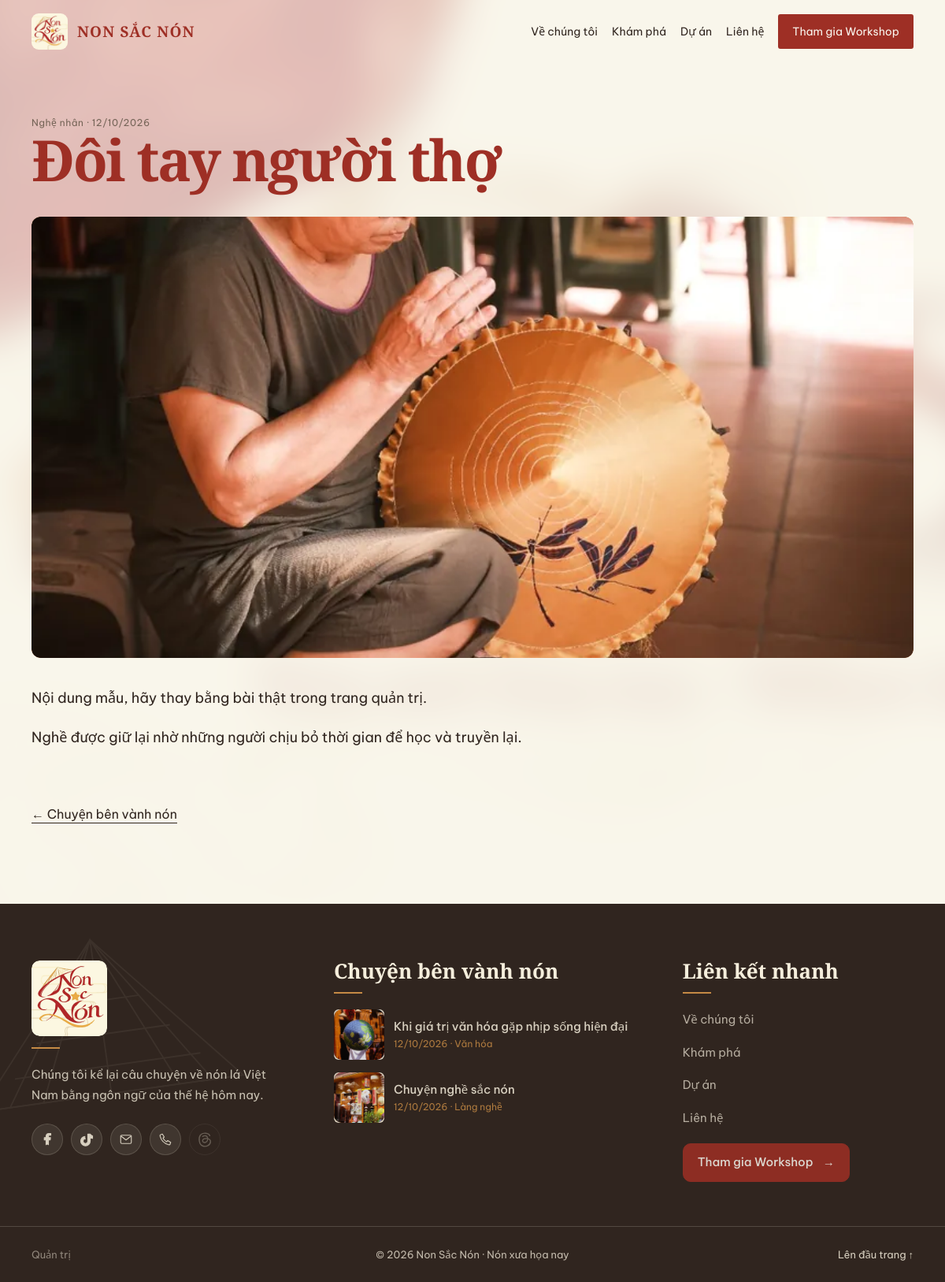
Screenshot of /story.php?slug=doi-tay-nguoi-tho with the database file from the repository.
### tables this page shows
CREATE TABLE IF NOT EXISTS stories(id INT AUTO_INCREMENT PRIMARY KEY,slug VARCHAR(200) NOT NULL UNIQUE,title VARCHAR(220) NOT NULL,category VARCHAR(40) NOT NULL,excerpt VARCHAR(500) NOT NULL DEFAULT '',body MEDIUMTEXT NOT NULL,cover_image VARCHAR(255) NULL,tone VARCHAR(10) NOT NULL DEFAULT 'red',status ENUM('draft','published') NOT NULL DEFAULT 'draft',author_id INT NULL,created_at TIMESTAMP DEFAULT CURRENT_TIMESTAMP);

### includes/db.php (called while the page is built, shortened)
<?php
function e($s){ return htmlspecialchars((string)$s, ENT_QUOTES, 'UTF-8'); }
require_once __DIR__.'/view.php';

### story.php (the view, shortened to what this page needs)
<?php require __DIR__.'/includes/db.php';
$q=$pdo->prepare("SELECT * FROM stories WHERE slug=? AND status='published'"); $q->execute([$_GET['slug']??'']); $s=$q->fetch();
$pageTitle=$s['title'].' – Non Sắc Nón'; include __DIR__.'/includes/header.php'; ?>
<main class="page"><div class="wrap"><p class="meta"><a href="stories.php?c=<?= urlencode($s['category']) ?>" style="text-decoration:none"><?= e($s['category']) ?></a> · <?= e(date('d/m/Y',strtotime($s['created_at']))) ?></p>
<h1 class="sm"><?= e($s['title']) ?></h1>
<div class="thumb" style="aspect-ratio:16/8;margin:36px 0"><?= media($s['cover_image'],$s['tone'],$s['title']) ?></div>
<div class="prose"><?php if(strpos($s['body'],'<')!==false) echo sanitize_rich_text($s['body']); else foreach(preg_split('/\R{2,}/',$s['body']) as $p) echo '<p>'.nl2br(e(trim($p))).'</p>'; ?></div>
<p style="margin-top:48px"><a class="lk" href="stories.php">← Chuyện bên vành nón</a></p></div></main><?php include __DIR__.'/includes/footer.php'; ?>

### includes/view.php (shortened to what this page needs)
<?php
function photo_asset($key,$width=1200){
  $a=PHOTO_ASSETS[$key]??null; if(!$a) return null;
  return ['src'=>'assets/uploads/non-sac-non/'.$a['base'].'-'.$width.'.webp','srcset'=>implode(', ',array_map(function($w)use($a){return 'assets/uploads/non-sac-non/'.$a['base'].'-'.$w.'.webp '.$w.'w';},[800,1200,1600])),'thumb'=>'assets/uploads/non-sac-non/'.$a['base'].'-thumb.webp','alt'=>$a['alt'],'color'=>$a['color']];
}
function picture($asset,$label=null,$class='',$loading='lazy',$position='50% 50%',$sizes='(min-width: 900px) 50vw, 100vw'){
  $alt=$label?:$asset['alt']; $priority=$loading==='eager'?' fetchpriority="high"':'';
  return '<picture class="'.e($class).'" style="background:'.e($asset['color']).';background-position:'.e($position).';display:block"><source type="image/webp" srcset="'.e($asset['srcset']).'" sizes="'.e($sizes).'"><img src="'.e($asset['src']).'" srcset="'.e($asset['srcset']).'" sizes="'.e($sizes).'" alt="'.e($alt).'" width="1200" height="800" loading="'.e($loading).'"'.$priority.' style="width:100%;height:100%;object-fit:cover;object-position:'.e($position).';display:block"></picture>';
}
function story_asset($title,$cover=null){
  if(stripos($title,'hiện đại')!==false) return photo_asset('A2');
  if(stripos($title,'nghề')!==false) return photo_asset('A5');
  if(stripos($title,'thợ')!==false) return photo_asset('A6');
  return photo_asset('A3');
}
function media($img,$tone,$label,$h=300,$loading='lazy'){
  $asset=$img?asset_from_path($img):story_asset($label);
  if($asset) return picture($asset,$label,'media-picture',$loading);
  return picture(photo_asset('A3'),$label,'media-picture',$loading);
}

### includes/footer.php
<?php
$footerStories = [];
if (isset($pdo)) {
  $footerQuery = $pdo->query("SELECT slug,title,category,created_at,cover_image,tone FROM stories WHERE status='published' ORDER BY created_at DESC LIMIT 2");
  $footerStories = $footerQuery->fetchAll();
}
?>
<footer class="site-footer" id="site-footer">
  <div class="footer-art" aria-hidden="true">
    <svg viewBox="0 0 420 300" focusable="false"><path d="M210 28 28 240h364L210 28Z"/><path d="M210 28v212M116 240 210 28l94 212M70 240 210 28l140 212M40 240h340M82 202h256M118 158h184M154 112h112"/></svg>
  </div>
  <div class="wrap footer-grid">
    <section class="footer-brand" aria-labelledby="footer-brand-title">
      <h2 id="footer-brand-title" class="footer-title footer-logo"><img src="assets/img/non-sac-non-logo.jpg?v=2" alt="Logo Non Sắc Nón" width="96" height="96"/></h2>
      <span class="footer-rule" aria-hidden="true"></span>
      <p>Chúng tôi kể lại câu chuyện về nón lá Việt Nam bằng ngôn ngữ của thế hệ hôm nay.</p>
      <div class="footer-social" aria-label="Mạng xã hội">
        <a href="https://web.facebook.com/profile.php?id=61594757066646" target="_blank" rel="noopener noreferrer" aria-label="Facebook Non Sắc Nón" title="Facebook"><svg viewBox="0 0 24 24" aria-hidden="true"><path d="M14 21v-8h3l.5-4H14V7c0-1 .5-2 2-2h2V2h-3c-3 0-5 2-5 5v2H7v4h3v8"/></svg></a>
        <a href="https://www.tiktok.com/@non.sc.nn?_r=1&amp;_t=ZS-9A1UjAeNZW0" target="_blank" rel="noopener noreferrer" aria-label="TikTok Non Sắc Nón" title="TikTok"><svg viewBox="0 0 24 24" aria-hidden="true"><path d="M14 3v12a4 4 0 1 1-4-4H9V7a8 8 0 1 0 9 8V9c1.2.8 2.5 1.2 4 1.2V6a5 5 0 0 1-4-3Z"/></svg></a>
        <a class="footer-social-contact" href="mailto:nonsacnonn@gmail.com" target="_blank" rel="noopener noreferrer" aria-label="Gửi email" aria-describedby="footer-email-tip"><svg viewBox="0 0 24 24" aria-hidden="true" style="fill:none"><rect x="3" y="5" width="18" height="14" rx="2"/><path d="m3 6 9 7 9-7"/></svg><span class="footer-tooltip" id="footer-email-tip" role="tooltip">nonsacnonn@gmail.com</span></a>
        <a class="footer-social-contact" href="tel:0869003861" target="_blank" rel="noopener noreferrer" aria-label="Gọi Ms Gia Linh" aria-describedby="footer-phone-tip"><svg viewBox="0 0 24 24" aria-hidden="true" style="fill:none"><path d="m7 3 3 5-2 2a15 15 0 0 0 6 6l2-2 5 3-1 3c-.3 1-1.5 1.3-2.5 1C10 19 5 14 3 6.5 2.7 5.5 3 4.3 4 4Z"/></svg><span class="footer-tooltip" id="footer-phone-tip" role="tooltip">0869003861 (Ms Gia Linh)</span></a>
        <span class="social-pending" aria-label="Threads: Sẽ cập nhật" title="sẽ cập nhật"><svg viewBox="0 0 24 24" aria-hidden="true"><path d="M19 7c-1-4-10-5-13-1-3 4-2 13 3 15 5 2 11-1 11-6 0-5-11-6-11-1 0 4 8 3 7-4-.4-3-4-4-7-2"/></svg></span>
      </div>
    </section>
    <section class="footer-stories" aria-labelledby="footer-stories-title">
      <h2 id="footer-stories-title" class="footer-title">Chuyện bên vành nón</h2>
      <span class="footer-rule" aria-hidden="true"></span>
      <?php if (!$footerStories): ?>
        <p class="footer-muted">Chưa có bài viết.</p>
      <?php else: foreach ($footerStories as $story): ?>
        <a class="footer-story" href="story.php?slug=<?= e($story['slug']) ?>">
          <span class="footer-story-image"><?= media($story['cover_image'], $story['tone'], $story['title'], 64) ?></span>
          <span class="footer-story-copy"><strong><?= e($story['title']) ?></strong><small><?= e(date('d/m/Y', strtotime($story['created_at']))) ?> · <?= e($story['category']) ?></small></span>
        </a>
      <?php endforeach; endif; ?>
    </section>
    <nav class="footer-links" aria-labelledby="footer-links-title">
      <h2 id="footer-links-title" class="footer-title">Liên kết nhanh</h2>
      <span class="footer-rule" aria-hidden="true"></span>
      <div class="footer-link-list">
        <a href="index.php#about-home">Về chúng tôi</a><a href="index.php#chuyen-ben-vanh-non">Khám phá</a><a href="index.php#du-an">Dự án</a><a href="#contact-dialog" data-contact-trigger>Liên hệ</a><a class="footer-workshop-cta" href="workshop.php">Tham gia Workshop <span aria-hidden="true">→</span></a>
      </div>
    </nav>
  </div>
  <div class="wrap footer-bottom">
    <a class="footer-admin" href="admin/login.php">Quản trị</a>
    <p class="footer-copyright">© 2026 Non Sắc Nón · Nón xưa họa nay</p>
    <a class="footer-top" href="#top">Lên đầu trang ↑</a>
  </div>
</footer>
<script src="assets/js/site.js?v=compact-1"></script></body></html>

### rows the page displays
stories: category "Nghệ nhân", created_at "12/10/2026", title "Đôi tay người thợ", body "Nội dung mẫu, hãy thay bằng bài thật trong trang quản trị.", body "Nghề được giữ lại nhờ những người chịu bỏ thời gian để học và truyền lại."
stories: shows a picture, title "Khi giá trị văn hóa gặp nhịp sống hiện đại", created_at "12/10/2026", category "Văn hóa"
stories: shows a picture, title "Chuyện nghề sắc nón", created_at "12/10/2026", category "Làng nghề"
